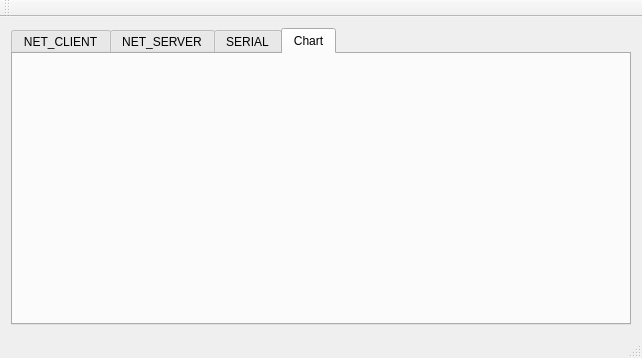
<?xml version="1.0" encoding="UTF-8"?>
<ui version="4.0">
 <class>MainWindow</class>
 <widget class="QMainWindow" name="MainWindow">
  <property name="geometry">
   <rect>
    <x>0</x>
    <y>0</y>
    <width>642</width>
    <height>358</height>
   </rect>
  </property>
  <property name="windowTitle">
   <string>MainWindow</string>
  </property>
  <widget class="QWidget" name="centralWidget">
   <layout class="QHBoxLayout" name="horizontalLayout_3">
    <item>
     <widget class="QTabWidget" name="tabWidget_COM">
      <property name="currentIndex">
       <number>3</number>
      </property>
      <widget class="QWidget" name="tab">
       <attribute name="title">
        <string>NET_CLIENT</string>
       </attribute>
       <layout class="QVBoxLayout" name="verticalLayout_2">
        <item>
         <widget class="QPlainTextEdit" name="plainTextEdit_Msg"/>
        </item>
        <item>
         <layout class="QHBoxLayout" name="horizontalLayout">
          <item>
           <widget class="QLineEdit" name="lineEdit_SendMsg"/>
          </item>
          <item>
           <widget class="QPushButton" name="pushButton_Send">
            <property name="text">
             <string>发送</string>
            </property>
           </widget>
          </item>
          <item>
           <widget class="QPushButton" name="pushButton">
            <property name="text">
             <string>清空显示</string>
            </property>
           </widget>
          </item>
         </layout>
        </item>
        <item>
         <layout class="QHBoxLayout" name="horizontalLayout_2">
          <item>
           <spacer name="horizontalSpacer">
            <property name="orientation">
             <enum>Qt::Horizontal</enum>
            </property>
            <property name="sizeHint" stdset="0">
             <size>
              <width>40</width>
              <height>20</height>
             </size>
            </property>
           </spacer>
          </item>
          <item>
           <widget class="QLabel" name="label">
            <property name="text">
             <string>IP地址：</string>
            </property>
           </widget>
          </item>
          <item>
           <widget class="QLineEdit" name="lineEdit_IP">
            <property name="sizePolicy">
             <sizepolicy hsizetype="Fixed" vsizetype="Fixed">
              <horstretch>0</horstretch>
              <verstretch>0</verstretch>
             </sizepolicy>
            </property>
            <property name="text">
             <string>127.0.0.1</string>
            </property>
           </widget>
          </item>
          <item>
           <widget class="QLabel" name="label_2">
            <property name="text">
             <string>端口：</string>
            </property>
           </widget>
          </item>
          <item>
           <widget class="QLineEdit" name="lineEdit_Port">
            <property name="sizePolicy">
             <sizepolicy hsizetype="Fixed" vsizetype="Fixed">
              <horstretch>0</horstretch>
              <verstretch>0</verstretch>
             </sizepolicy>
            </property>
            <property name="text">
             <string>18888</string>
            </property>
           </widget>
          </item>
          <item>
           <widget class="QPushButton" name="pushButton_Connect">
            <property name="text">
             <string>连接</string>
            </property>
           </widget>
          </item>
         </layout>
        </item>
       </layout>
      </widget>
      <widget class="QWidget" name="tab_7">
       <attribute name="title">
        <string>NET_SERVER</string>
       </attribute>
       <layout class="QVBoxLayout" name="verticalLayout_3">
        <item>
         <widget class="QPlainTextEdit" name="plainTextEdit_Server_Recv_Msg"/>
        </item>
        <item>
         <layout class="QHBoxLayout" name="horizontalLayout_6">
          <item>
           <widget class="QLineEdit" name="lineEdit_Server_Send_Msg"/>
          </item>
          <item>
           <widget class="QPushButton" name="pushButton_Server_Send">
            <property name="text">
             <string>发送</string>
            </property>
           </widget>
          </item>
         </layout>
        </item>
        <item>
         <layout class="QHBoxLayout" name="horizontalLayout_7">
          <item>
           <spacer name="horizontalSpacer_3">
            <property name="orientation">
             <enum>Qt::Horizontal</enum>
            </property>
            <property name="sizeHint" stdset="0">
             <size>
              <width>40</width>
              <height>20</height>
             </size>
            </property>
           </spacer>
          </item>
          <item>
           <widget class="QLabel" name="label_5">
            <property name="text">
             <string>本机IP:</string>
            </property>
           </widget>
          </item>
          <item>
           <widget class="QLabel" name="label_Server_IP">
            <property name="sizePolicy">
             <sizepolicy hsizetype="Fixed" vsizetype="Preferred">
              <horstretch>0</horstretch>
              <verstretch>0</verstretch>
             </sizepolicy>
            </property>
            <property name="minimumSize">
             <size>
              <width>120</width>
              <height>0</height>
             </size>
            </property>
            <property name="text">
             <string/>
            </property>
           </widget>
          </item>
          <item>
           <widget class="QLabel" name="label_6">
            <property name="text">
             <string>监听端口:</string>
            </property>
           </widget>
          </item>
          <item>
           <widget class="QLineEdit" name="lineEdit_Server_ListenPort">
            <property name="sizePolicy">
             <sizepolicy hsizetype="Minimum" vsizetype="Fixed">
              <horstretch>0</horstretch>
              <verstretch>0</verstretch>
             </sizepolicy>
            </property>
            <property name="minimumSize">
             <size>
              <width>70</width>
              <height>0</height>
             </size>
            </property>
            <property name="maximumSize">
             <size>
              <width>70</width>
              <height>16777215</height>
             </size>
            </property>
            <property name="text">
             <string>1888</string>
            </property>
           </widget>
          </item>
          <item>
           <widget class="QPushButton" name="pushButton_Server_Listen">
            <property name="text">
             <string>开始监听</string>
            </property>
           </widget>
          </item>
          <item>
           <widget class="QComboBox" name="comboBox_Server_Session">
            <property name="minimumSize">
             <size>
              <width>150</width>
              <height>0</height>
             </size>
            </property>
           </widget>
          </item>
         </layout>
        </item>
       </layout>
      </widget>
      <widget class="QWidget" name="tab_2">
       <attribute name="title">
        <string>SERIAL</string>
       </attribute>
       <layout class="QVBoxLayout" name="verticalLayout">
        <item>
         <widget class="QPlainTextEdit" name="plainTextEdit_Ser_Msg"/>
        </item>
        <item>
         <layout class="QHBoxLayout" name="horizontalLayout_4">
          <item>
           <spacer name="horizontalSpacer_2">
            <property name="orientation">
             <enum>Qt::Horizontal</enum>
            </property>
            <property name="sizeHint" stdset="0">
             <size>
              <width>40</width>
              <height>20</height>
             </size>
            </property>
           </spacer>
          </item>
          <item>
           <widget class="QLabel" name="label_3">
            <property name="text">
             <string>串口号</string>
            </property>
           </widget>
          </item>
          <item>
           <widget class="QComboBox" name="comboBox_Ser_Num"/>
          </item>
          <item>
           <widget class="QLabel" name="label_4">
            <property name="text">
             <string>波特率</string>
            </property>
           </widget>
          </item>
          <item>
           <widget class="QComboBox" name="comboBox_Ser_Baud">
            <property name="currentText">
             <string>4800</string>
            </property>
            <item>
             <property name="text">
              <string>4800</string>
             </property>
            </item>
            <item>
             <property name="text">
              <string>9600</string>
             </property>
            </item>
            <item>
             <property name="text">
              <string>19200</string>
             </property>
            </item>
            <item>
             <property name="text">
              <string>38400</string>
             </property>
            </item>
            <item>
             <property name="text">
              <string>115200</string>
             </property>
            </item>
           </widget>
          </item>
          <item>
           <widget class="QPushButton" name="pushButton_Ser_Open">
            <property name="text">
             <string>打开</string>
            </property>
           </widget>
          </item>
          <item>
           <widget class="QCheckBox" name="checkBox_Rcv_Hex">
            <property name="text">
             <string>HEX</string>
            </property>
           </widget>
          </item>
          <item>
           <widget class="QPushButton" name="pushButton_Ser_ClearRev">
            <property name="text">
             <string>清空显示</string>
            </property>
           </widget>
          </item>
         </layout>
        </item>
        <item>
         <layout class="QHBoxLayout" name="horizontalLayout_5">
          <item>
           <widget class="QLineEdit" name="lineEdit_Ser_Send"/>
          </item>
          <item>
           <widget class="QCheckBox" name="checkBox_Send_Hex">
            <property name="text">
             <string>HEX</string>
            </property>
           </widget>
          </item>
          <item>
           <widget class="QCheckBox" name="checkBox_Send_NewLine">
            <property name="text">
             <string>换行</string>
            </property>
           </widget>
          </item>
          <item>
           <widget class="QPushButton" name="pushButton_Ser_Send">
            <property name="text">
             <string>发送</string>
            </property>
           </widget>
          </item>
         </layout>
        </item>
       </layout>
      </widget>
      <widget class="QWidget" name="tab_5">
       <attribute name="title">
        <string>Chart</string>
       </attribute>
       <widget class="QCustomPlot" name="widget" native="true">
        <property name="geometry">
         <rect>
          <x>20</x>
          <y>20</y>
          <width>581</width>
          <height>221</height>
         </rect>
        </property>
       </widget>
      </widget>
     </widget>
    </item>
   </layout>
  </widget>
  <widget class="QMenuBar" name="menuBar">
   <property name="geometry">
    <rect>
     <x>0</x>
     <y>0</y>
     <width>642</width>
     <height>23</height>
    </rect>
   </property>
  </widget>
  <widget class="QToolBar" name="mainToolBar">
   <attribute name="toolBarArea">
    <enum>TopToolBarArea</enum>
   </attribute>
   <attribute name="toolBarBreak">
    <bool>false</bool>
   </attribute>
  </widget>
  <widget class="QStatusBar" name="statusBar"/>
 </widget>
 <layoutdefault spacing="6" margin="11"/>
 <customwidgets>
  <customwidget>
   <class>QCustomPlot</class>
   <extends>QWidget</extends>
   <header>qcustomplot.h</header>
   <container>1</container>
  </customwidget>
 </customwidgets>
 <resources/>
 <connections/>
</ui>
